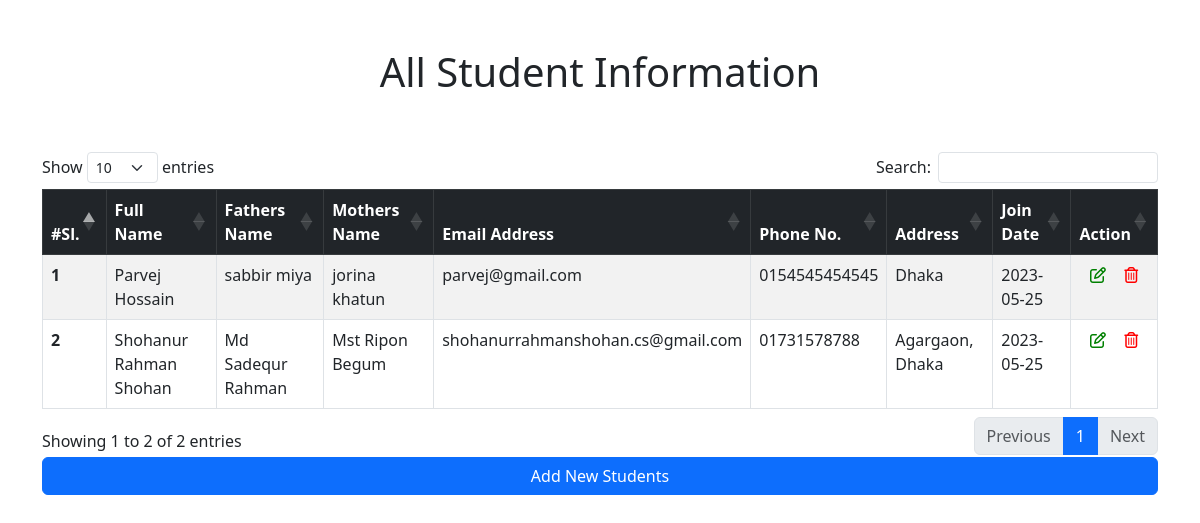
The page / on the database its author committed.
### tables this page shows
CREATE TABLE `students` (
  `id` int(11) NOT NULL,
  `name` varchar(255) NOT NULL,
  `father` varchar(255) NOT NULL,
  `mother` varchar(255) NOT NULL,
  `email` varchar(255) NOT NULL,
  `phone` varchar(255) NOT NULL,
  `address` text NOT NULL,
  `join_date` date NOT NULL
);

### index.php (the view, shortened to what this page needs)
<?php include "header.php"; ?>
    <section class="py-5">
      <div class="container">
        <div class="row">
          <div class="col-lg-12">
            <h1 class="text-center pb-5">All Student Information</h1>
            <table id="example" class="table table-striped table-hover table-bordered">
              <thead class="table-dark">
                <tr>
                  <th scope="col">#Sl.</th>
                  <th scope="col">Full Name</th>
                  <th scope="col">Fathers Name</th>
                  <th scope="col">Mothers Name</th>
                  <th scope="col">Email Address</th>
                  <th scope="col">Phone No.</th>
                  <th scope="col">Address</th>
                  <th scope="col">Join Date</th>
                  <th scope="col">Action</th>
                </tr>
              </thead>
              <tbody>
                <?php
                  $read = "SELECT * FROM students ORDER BY name ASC";
                  $readQuery = mysqli_query( $db, $read );
                  $i = 0;
                  while ( $row = mysqli_fetch_assoc($readQuery) ) {
                    $id           = $row['id'];
                    $name         = $row['name'];
                    $father       = $row['father'];
                    $mother       = $row['mother'];
                    $email        = $row['email'];
                    $phone        = $row['phone'];
                    $address      = $row['address'];
                    $join_date    = $row['join_date'];
                    $i++;
                    ?>
                    <tr>
                      <th scope="row"><?php echo $i; ?></th>
                      <td><?php echo $name; ?></td>
                      <td><?php echo $father; ?></td>
                      <td><?php echo $mother; ?></td>
                      <td><?php echo $email; ?></td>
                      <td><?php echo $phone; ?></td>
                      <td><?php echo $address; ?></td>
                      <td><?php echo $join_date; ?></td>
                      <td>
                        <div class="action-btn">
                          <ul>
                            <li>
                              <a href="update.php?uid=<?php echo $id; ?>"><i class="fa-regular fa-pen-to-square edit"></i></a>
                            </li>
                            <li>
                              <a href="" data-bs-toggle="modal" data-bs-target="#del<?php echo $id; ?>"><i class="fa-regular fa-trash-can trush"></i></a>
                            </li>
                          </ul>
                        </div>
                      </td>
                    </tr>
                  <?php }
                ?>
              </tbody>
            </table>
            <div class="d-grid gap-2">
              <a href="create.php" class="btn btn-primary text-white">Add New Students</a>
            </div>
          </div>
        </div>
      </div>
    </section>
<?php include "footer.php"; ?>

### header.php (shortened to what this page needs)
<!doctype html>
<html lang="en">
  <head>
    <link type="text/css" href="https://cdn.jsdelivr.net/npm/bootstrap@5.3.0-alpha3/dist/css/bootstrap.min.css" rel="stylesheet">
    <link type="text/css" rel="stylesheet" href="https://cdn.datatables.net/1.13.4/css/dataTables.bootstrap5.min.css">
    <link type="text/css" rel="stylesheet" href="css/style.css">
  </head>
  <body>

### footer.php (shortened to what this page needs)
  </body>
</html>

### css/style.css (style rules this page uses)
.action-btn, .modal-btn { text-align: center; }
.action-btn ul { padding: 0; margin: 0; }
.action-btn ul li { list-style: none; display: inline; margin: 0px 7px; }
.action-btn ul li .edit { color: green; }
.action-btn ul li .trush { color: red; }

### rows shown on the page
students: name "Parvej Hossain", father "sabbir miya", mother "jorina khatun", email "parvej@gmail.com", phone "0154545454545", address "Dhaka", join_date "2023-05-25"
students: name "Shohanur Rahman Shohan", father "Md Sadequr Rahman", mother "Mst Ripon Begum", email "shohanurrahmanshohan.cs@gmail.com", phone "01731578788", address "Agargaon, Dhaka", join_date "2023-05-25"
